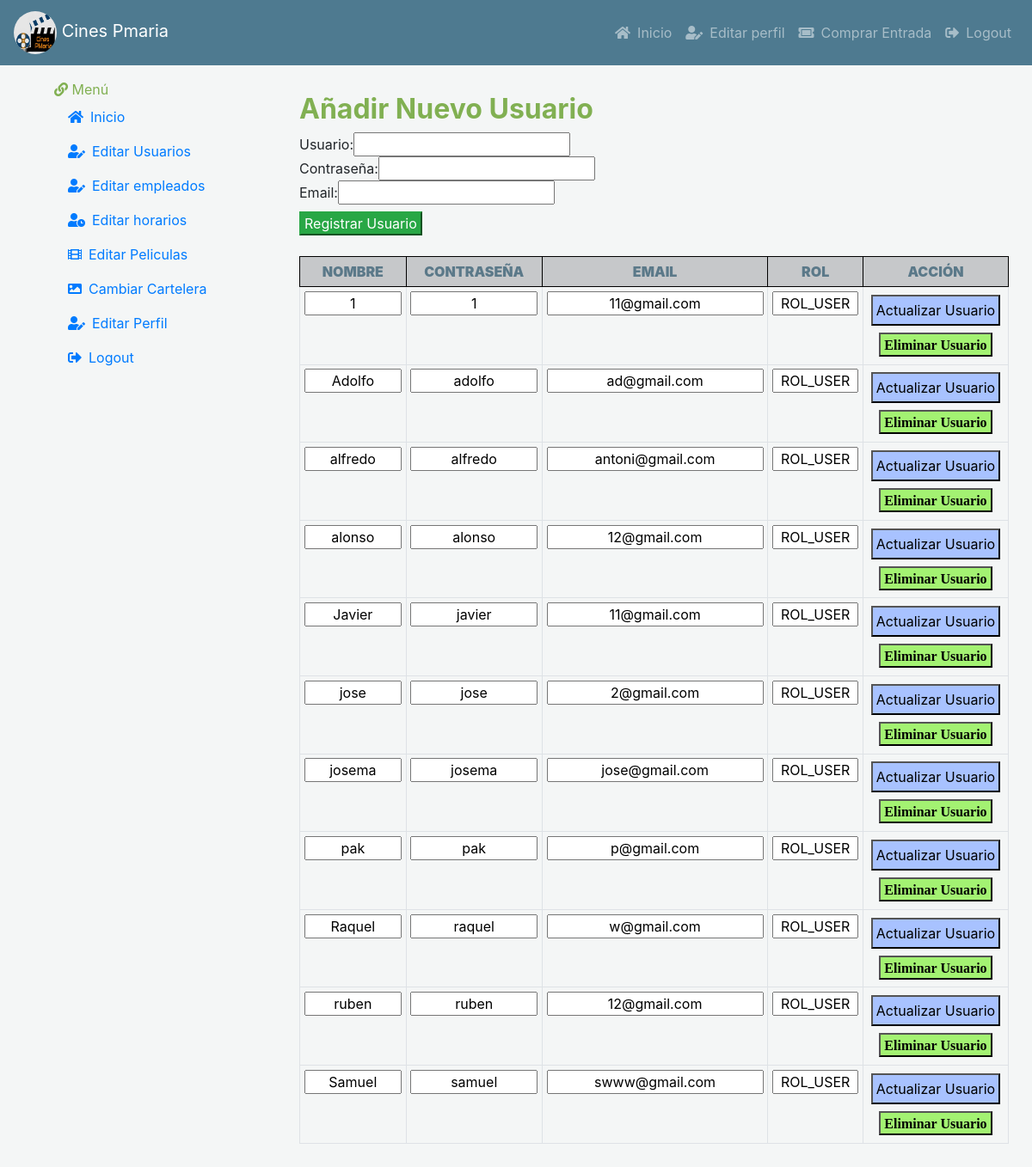
Screenshot of /vista/indexEditUsers.php (signed in) with the database file from the repository.
### tables this page shows
CREATE TABLE `usuarios` (
  `usuario` varchar(25) NOT NULL,
  `contrasena` varchar(25) NOT NULL,
  `email` varchar(30) NOT NULL,
  `ROL` varchar(20) NOT NULL DEFAULT 'ROL_USER',
  `activo` int(5) NOT NULL DEFAULT 1,
  `horario` int(5) NOT NULL DEFAULT -1
);

### modelo/conexion.php (called while the page is built, shortened)
<?php
  class Conexion{
    private $conexion;
    public function __construct(){
      $this->servidor = "localhost";
      $this->usuario = "root";
      $this->clave = "";
      $this->base = "cinespmaria";
      $this->conexion = new mysqli($this->servidor, $this->usuario,
      $this->clave, $this->base);
    }
    public function ejecutarConsulta( $sql){
      $contenedor = $this->conexion->query($sql);
      return $contenedor->fetch_all();
    }
  }
 ?>

### modelo/userModelo.php (called while the page is built, shortened)
<?php
  class Users {
    public static function listaUsuarios(){
      $con = new Conexion();
      $cont = $con->ejecutarConsulta("SELECT * FROM usuarios WHERE ROL LIKE 'ROL_USER'");
      return $cont;
    }
    public static function userRol($user){
      $con = new Conexion();
      $cont = $con->ejecutarConsulta("SELECT * from usuarios WHERE usuario = '$user'");
      return $cont;
    }
  }
 ?>

### vista/editUsuarios.php (the view, shortened to what this page needs)
      <h2 class="text-success"><b> Añadir Nuevo Usuario </b></h2>
       <form  autocomplete="off" method="POST" action= '../controlador/añadirUser.php'>
           Usuario:<input type="text" name="usuario" value="<?php if(isset($_POST['usuario'])) echo $_POST['usuario'];  ?>" required />
           <?php if(isset($_POST['registrar']) && empty($_POST['usuario'])) echo "<span style='color:red'><--¡Debe introducir un nombre de usuario!</span>"; ?><br>
           Contraseña:<input type="password" name="contraseña" value="<?php if(isset($_POST['contraseña'])) echo $_POST['contraseña']; ?>" required/>
           <?php if(isset($_POST['registrar']) && empty($_POST['contraseña'])) echo "<span style='color:red'><--¡Debes introducir un password!</span>"; ?><br>
             Email:<input type="email" name="email" value="<?php if(isset($_POST['email'])) echo $_POST['email']; ?>" required /><br>
           <input type="submit" value="Registrar Usuario" name="registrar" class="btn-success mt-2 px-1"/>
       </form>
      <br/>
        <table class="table table-bordered table-hover table-sm text-center">
        <thead>
          <tr class='text-dark table-dark'>
            <th style="border: 1px solid black;" class="text-blue"><b>NOMBRE</b></th>
            <th style="border: 1px solid black;" class="text-blue"><b>CONTRASEÑA</b></th>
            <th style="border: 1px solid black;" class="text-blue"><b>EMAIL</b></th>
            <th style="border: 1px solid black;" class="text-blue"><b>ROL</b></th>
            <th style="border: 1px solid black;" class="text-blue"><b>ACCIÓN</b></th>
         </tr>
       </thead>
        <?php
        foreach (Users::listaUsuarios() as $listauser) {
          ?>
          <form name = "formulario" method="POST" action= '../controlador/actualizarUser.php'>
          <?php
          echo "<tr>";
           echo "<td ><input name=newUser value =" . $listauser[0] . " style='width : 150px;'  class='w-100 text-center'> </td>" ;
          echo "<td> <input name=contrasena value =" . $listauser[1] .  " style='width : 150px;'  class='w-100 text-center'> </td>" ;
          echo "<td> <input name=email value =" . $listauser[2] . "  class=' text-center'></td>";
          echo "<td> <input name=roll value =" . $listauser[3] .  "  style='width : 100px;'   class='text-center'> </td>" ;
          echo "<td>";
           ?>
        <input type="submit" value="Actualizar Usuario" name="editUser"  class="btn-bClaro m-1 p-1"/>
        </form>
          <form name = "formulario" method="POST" action= '../controlador/eliminarUser.php'>
        <input type="submit" value="Eliminar Usuario" name="deleteUser" class=" fas btn-rClaro m-1 p-1">
        </form>
      <?php
   }
    echo "</table>";
?>

### css/style.css (style rules this page uses)
* { margin:0; padding: 0; }
body { background-color: #f4f6f6 ; }
.text-blue { color: #5b7989; }
.text-success { color: #81B052 !important; }
.btn-bClaro { background-color: #a8c2ff !important; }
.btn-rClaro { background-color: #a3f272 !important; }

### rows the page displays
usuarios: newUser "1", contrasena "1", email "11@gmail.com", roll "ROL_USER"
usuarios: newUser "Adolfo", contrasena "adolfo", email "ad@gmail.com", roll "ROL_USER"
usuarios: newUser "alfredo", contrasena "alfredo", email "antoni@gmail.com", roll "ROL_USER"
usuarios: newUser "alonso", contrasena "alonso", email "12@gmail.com", roll "ROL_USER"
usuarios: newUser "Javier", contrasena "javier", email "11@gmail.com", roll "ROL_USER"
usuarios: newUser "jose", contrasena "jose", email "2@gmail.com", roll "ROL_USER"
usuarios: newUser "josema", contrasena "josema", email "jose@gmail.com", roll "ROL_USER"
usuarios: newUser "pak", contrasena "pak", email "p@gmail.com", roll "ROL_USER"
usuarios: newUser "Raquel", contrasena "raquel", email "w@gmail.com", roll "ROL_USER"
usuarios: newUser "ruben", contrasena "ruben", email "12@gmail.com", roll "ROL_USER"
usuarios: newUser "Samuel", contrasena "samuel", email "swww@gmail.com", roll "ROL_USER"
